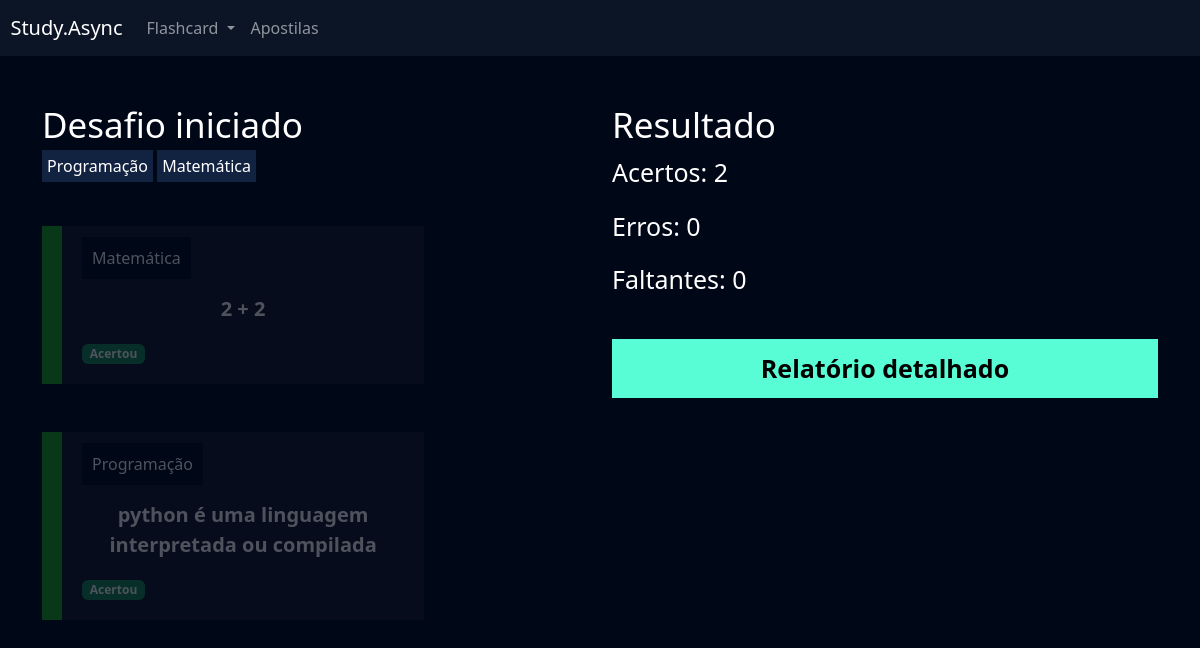
The page /flashcard/desafio/8/ (signed in) on the database its author committed.
### flashcard/models.py (models this page shows, shortened)
class FlashcardDesafio(models.Model):
    flashcard = models.ForeignKey(Flashcard, on_delete=models.DO_NOTHING)
    respondido = models.BooleanField(default=False)
    acertou = models.BooleanField(default=False)

class Flashcard(models.Model):
    DIFICULDADE_CHOICES = (('D', 'Difícil'), ('M', 'Médio'), ('F', 'Fácil'))
    user = models.ForeignKey(User, on_delete=models.DO_NOTHING)
    pergunta = models.CharField(max_length=100)
    resposta = models.TextField()
    categoria = models.ForeignKey(Categoria, on_delete=models.DO_NOTHING)
    dificuldade = models.CharField(max_length=1, choices=DIFICULDADE_CHOICES)
    @property
    def css_dificuldade(self):
        if self.dificuldade =="F":
            return  "flashcard-facil"
        elif self.dificuldade == "M":
            return  "flashcard-medio"
        elif self.dificuldade == "D":
            return "flashcard-dificil"

class Categoria(models.Model):
    nome = models.CharField(max_length=20)
    def __str__(self):
        return self.nome

### flashcard/views.py (the view)
# urls.py: path('desafio/<int:id>/', views.desafio, name="desafio"),
def desafio(request, id):
    desafio = Desafio.objects.get(id=id)
    if not desafio.user == request.user:
        raise Http404
    if request.method == "GET":
        acertos = desafio.flashcards.filter(respondido=True).filter(acertou=True).count()
        erros = desafio.flashcards.filter(respondido=True).filter(acertou=False).count()
        faltantes = desafio.flashcards.filter(respondido=False).count
        return render(request, 'desafio.html', {'desafio': desafio, 'acertos': acertos, 'erros': erros, 'faltantes': faltantes})

### flashcard/templates/desafio.html (shortened to what this page needs)
{% extends "base.html" %}
{% load static %}
{% block 'cabecalho' %}
    <link href="{% static 'usuarios/css/cadastro.css' %}" rel="stylesheet">
    <link href="{% static 'flashcard/css/novo_flashcard.css' %}" rel="stylesheet">
    <link href="{% static 'flashcard/css/iniciar_desafio.css' %}" rel="stylesheet">
    <link href="{% static 'flashcard/css/desafio.css' %}" rel="stylesheet">
    <link href='https://unpkg.com/boxicons@2.1.4/css/boxicons.min.css' rel='stylesheet'>
{% endblock 'cabecalho' %}
{% block 'conteudo' %}
    {% include "partials/header.html" %}
    <div class="container">
        <br>
        <br>
        <div class="row">
            <div class="col-md">
                <h3 class="fonte-secundaria" >Desafio iniciado</h3>
                <span class="badge-categoria">Programação</span>
                <span class="badge-categoria" >Matemática</span>
                <br>
                <br>
                <br>
                {% for flash in desafio.flashcards.all %}
                    <div class="box-new-flashcard {% if flash.respondido %}op2{% endif %}">
                        <div class="flashcard {{flash.flashcard.css_dificuldade}}">
                            <div class="flashcard-categoria">
                                {{flash.flashcard.categoria}}
                            </div>
                            <br>
                            <br>
                            <div class="flashcard-box-item" onclick="flip_card({{flash.id}})">
                                <p class="flashcard-item">{{flash.flashcard.pergunta}}</p>
                            </div>
                            {% if not flash.respondido %}
                                <div class="responder">
                                    <a href="{% url 'responder_flashcard' flash.id %}?acertou=0&desafio_id={{desafio.id}}"><i class='bx bxs-x-square icone-vermelho'></i></a>
                                    <a href="{% url 'responder_flashcard' flash.id %}?acertou=1&desafio_id={{desafio.id}}"><i class='bx bxs-check-square icone-verde'></i></a>
                                </div>
                            {% else %}
                                {% if flash.acertou %}
                                    <span class="badge bg-success">Acertou<span>
                                {% else %}
                                    <span class="badge bg-danger">Errou<span>
                                {% endif %}
                            {% endif %}
                        </div>
                    </div>
                    <br>
                    <br>
                {% endfor %}
            </div>
            <div class="col-md">
                <h3 class="fonte-secundaria">Resultado</h3>
                <p class="fonte-p">Acertos: {{acertos}}</p>
                <p class="fonte-p">Erros: {{erros}}</p>
                <p class="fonte-p">Faltantes: {{faltantes}}</p>
                <br>
                <a class="btn-cadastro btn-desafio" href="{% url 'relatorio' desafio.id %}">Relatório detalhado</a>
            </div>
        </div>
    </div>
{% endblock 'conteudo' %}

### templates/static/geral/css/base.css (style rules this page uses)
:root { --main-color: #0b1526; --dark-color: #000716; --secondary-dark-color: rgb(15, 2, 26); --light-color: #00c1f3; --contrast-color: #f4c96b; --differential-color: #58fcd5; }
body { background-color: var(--dark-color) !important; color: white !important; }

### templates/static/usuarios/css/cadastro.css (style rules this page uses)
* { margin: 0; padding: 0; }
.btn-cadastro { padding: 10px; background-color: #58fcd5; border: none; border: 1px solid #58fcd5; font-size: 18px; font-weight: bold; padding-left: 25px; padding-right: 25px; }

### templates/static/flashcard/css/novo_flashcard.css (style rules this page uses)
.box-new-flashcard { width: 70%; margin: auto; }
.flashcard { background-color: rgba(255, 255, 255, .08); padding: 20px; }
.flashcard-box-item { text-align: center; }
.flashcard p { font-size: 20px; font-weight: bold; cursor: pointer; }
.flashcard-facil { border-left: 20px solid #1DAB1A; }
.flashcard-categoria { background-color: var(--dark-color); display: inline; padding: 10px; }

### templates/static/flashcard/css/iniciar_desafio.css (style rules this page uses)
.fonte-secundaria { font-size: 35px; }

### templates/static/flashcard/css/desafio.css (style rules this page uses)
.badge-categoria { padding: 5px; background-color: #122342; }
.box-new-flashcard { margin: 0; }
.op2 { opacity: .3; }
.fonte-p { font-size: 25px; }
.btn-desafio { width: 100% !important; color: black; text-decoration: none; display: block; text-align: center; font-size: 25px; }

### rows shown on the page
FlashcardDesafio: flashcard.categoria "Matemática", flashcard.pergunta "2 + 2", respondido "Acertou"
FlashcardDesafio: flashcard.categoria "Programação", flashcard.pergunta "python é uma linguagem interpretada ou compilada", respondido "Acertou"

### other values the page prints
{{ acertos }} "2"
{{ erros }} "0"
{{ faltantes }} "0"
